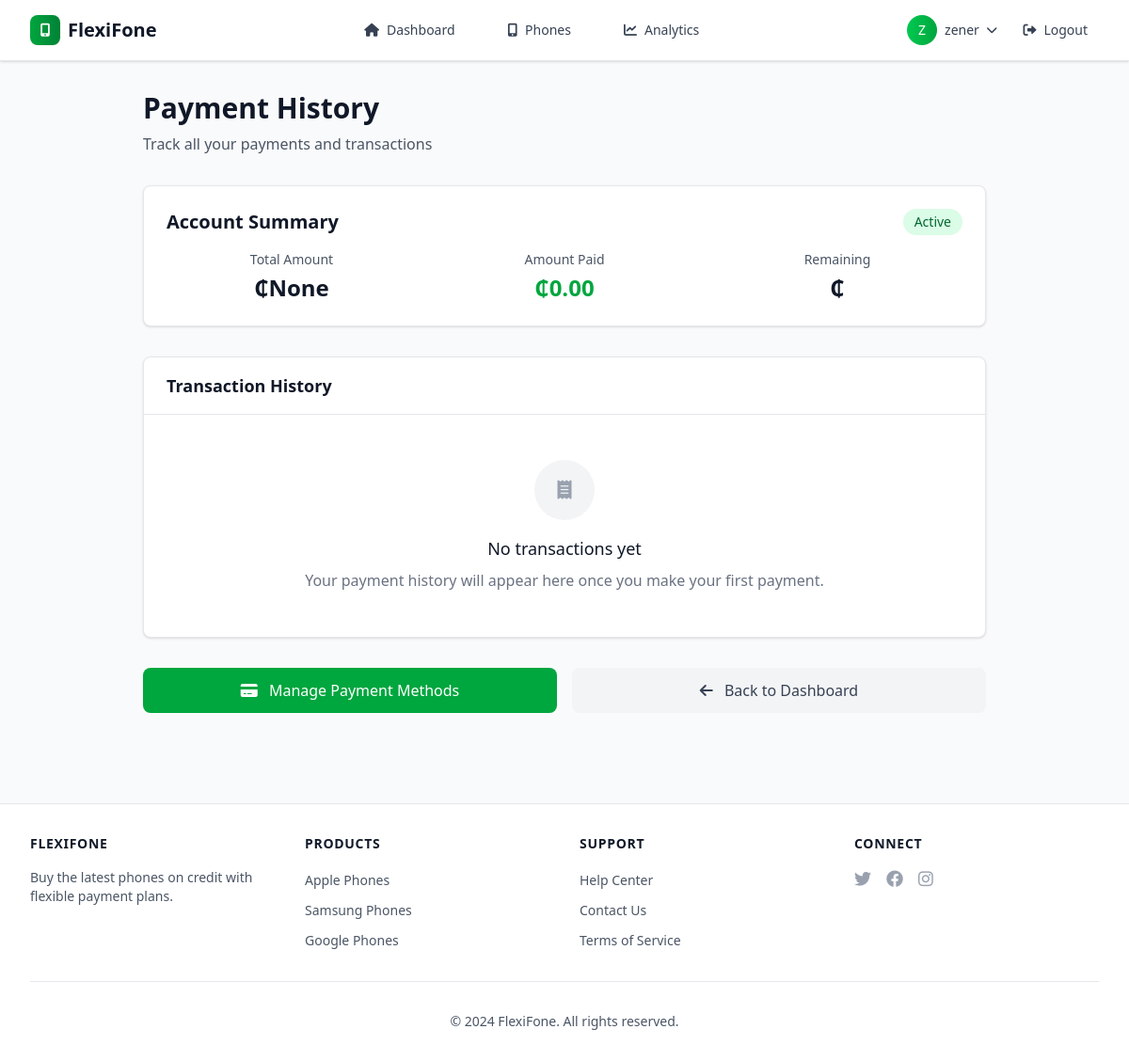
/accounts/payment-history/ (signed in), run on an earlier commit of the app's database.
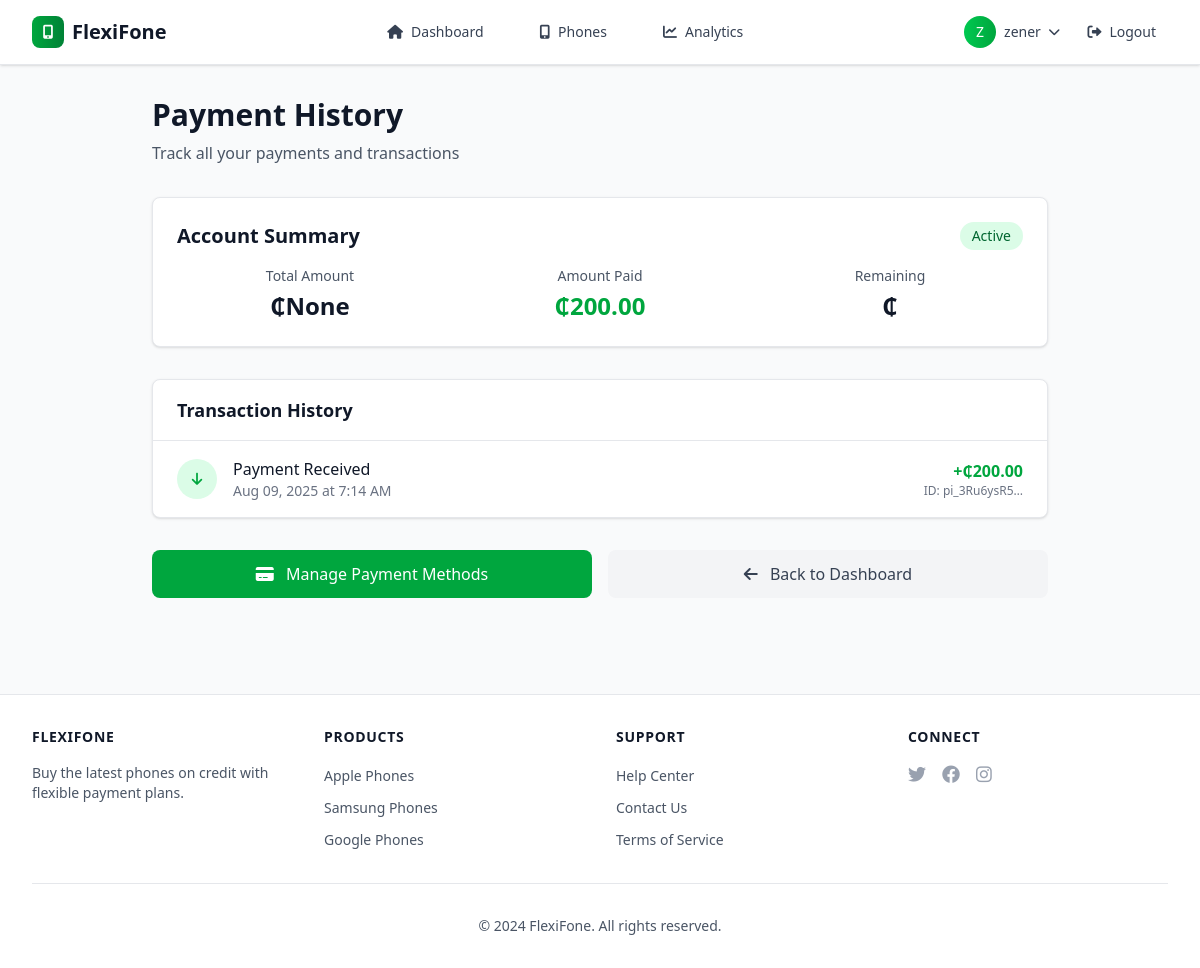
And on a later commit of the database.
### accounts/models.py (models this page shows, shortened)
class CreditAccount(models.Model):
    class AccountType(models.TextChoices):
        SAVINGS = 'SAVINGS', 'Save-to-Own'
        CREDIT = 'CREDIT', 'Buy Now, Pay Later'
    class Status(models.TextChoices):
        PENDING = 'PENDING', 'Pending Approval'
        ACTIVE = 'ACTIVE', 'Active'
        COMPLETED = 'COMPLETED', 'Completed'
        CLOSED = 'CLOSED', 'Closed'
        REPAYING = 'REPAYING', 'Repaying'
        OVERDUE = 'OVERDUE', 'Overdue'
        PAID_OFF = 'PAID_OFF', 'Paid Off'
        DECLINED = 'DECLINED', 'Declined'
    user = models.OneToOneField(
        User, on_delete=models.CASCADE, related_name='credit_account')
    product = models.ForeignKey(Product, on_delete=models.PROTECT)
    balance = models.DecimalField(
        max_digits=10, decimal_places=2, default=0.00)
    account_type = models.CharField(
        max_length=10, choices=AccountType.choices, default=AccountType.CREDIT)
    status = models.CharField(
        max_length=10, choices=Status.choices, default=Status.PENDING)
    loan_amount = models.DecimalField(
        max_digits=10, decimal_places=2, null=True, blank=True)
    installment_amount = models.DecimalField(
        max_digits=10, decimal_places=2, null=True, blank=True)
    installment_count = models.IntegerField(
        default=12, help_text="Number of installments")
    interest_rate = models.DecimalField(
        max_digits=5, decimal_places=2, default=0.00)
    next_payment_due_date = models.DateField(null=True, blank=True)
    last_payment_date = models.DateField(null=True, blank=True)
    accepted_terms = models.BooleanField(default=False)
    accepted_at = models.DateTimeField(null=True, blank=True)
    created_at = models.DateTimeField(auto_now_add=True)
    updated_at = models.DateTimeField(auto_now=True)

class Transaction(models.Model):
    class TransactionType(models.TextChoices):
        PAYMENT = 'PAYMENT', 'Payment'
        REFUND = 'REFUND', 'Refund'
        FEE = 'FEE', 'Fee'
        LATE_FEE = 'LATE_FEE', 'Late Fee'
    account = models.ForeignKey(
        CreditAccount, on_delete=models.CASCADE, related_name='transactions')
    amount = models.DecimalField(max_digits=10, decimal_places=2)
    transaction_type = models.CharField(
        max_length=10, choices=TransactionType.choices, default=TransactionType.PAYMENT)
    timestamp = models.DateTimeField(auto_now_add=True)
    transaction_id = models.CharField(
        max_length=100, unique=True)  # From payment gateway
    description = models.CharField(max_length=255, blank=True)
    stripe_payment_intent = models.CharField(
        max_length=255, blank=True, null=True)

### accounts/views.py (the view)
# urls.py: path('payment-history/', payment_history_view, name='payment_history'),
@login_required
def payment_history_view(request):
    try:
        credit_account = request.user.credit_account
        transactions = Transaction.objects.filter(
            account=credit_account).order_by('-timestamp')
    except CreditAccount.DoesNotExist:
        credit_account = None
        transactions = []
    context = {
        'credit_account': credit_account,
        'transactions': transactions,
    }
    return render(request, 'payment_history.html', context)

### templates/payment_history.html (shortened to what the changed rows need)
{% extends 'base.html' %}
{% block content %}
<div class="max-w-4xl mx-auto">
    <div class="mb-8">
        <h1 class="text-3xl font-bold text-gray-900 mb-2">Payment History</h1>
    </div>
    {% if credit_account %}
        <div class="bg-white rounded-lg shadow-sm border border-gray-200 p-6 mb-8">
            <div class="flex items-center justify-between mb-4">
                <h2 class="text-xl font-semibold text-gray-900">Account Summary</h2>
                <span class="px-3 py-1 text-sm font-medium rounded-full
                    {% if credit_account.status == 'ACTIVE' %}bg-green-100 text-green-800
                    {% elif credit_account.status == 'REPAYING' %}bg-blue-100 text-blue-800
                    {% elif credit_account.status == 'OVERDUE' %}bg-red-100 text-red-800
                    {% else %}bg-gray-100 text-gray-800{% endif %}">
                    {{ credit_account.get_status_display }}
                </span>
            </div>
            <div class="grid grid-cols-1 md:grid-cols-3 gap-6">
                <div class="text-center">
                    <p class="text-sm text-gray-600 mb-1">Total Amount</p>
                    <p class="text-2xl font-bold text-gray-900">₵{{ credit_account.loan_amount }}</p>
                </div>
                <div class="text-center">
                    <p class="text-sm text-gray-600 mb-1">Amount Paid</p>
                    <p class="text-2xl font-bold text-green-600">₵{{ credit_account.balance }}</p>
                </div>
                <div class="text-center">
                    <p class="text-sm text-gray-600 mb-1">Remaining</p>
                    <p class="text-2xl font-bold text-gray-900">₵{{ credit_account.loan_amount|add:"-"|add:credit_account.balance }}</p>
                </div>
            </div>
        </div>
        <div class="bg-white rounded-lg shadow-sm border border-gray-200">
            <div class="px-6 py-4 border-b border-gray-200">
                <h3 class="text-lg font-semibold text-gray-900">Transaction History</h3>
            </div>
            {% if transactions %}
                <div class="divide-y divide-gray-200">
                    {% for transaction in transactions %}
                        <div class="px-6 py-4 hover:bg-gray-50 transition-colors">
                            <div class="flex items-center justify-between">
                                <div class="flex items-center space-x-4">
                                    <div class="w-10 h-10 rounded-full flex items-center justify-center
                                        {% if transaction.transaction_type == 'PAYMENT' %}bg-green-100 text-green-600
                                        {% elif transaction.transaction_type == 'CHARGE' %}bg-red-100 text-red-600
                                        {% else %}bg-gray-100 text-gray-600{% endif %}">
                                        {% if transaction.transaction_type == 'PAYMENT' %}
                                            <i class="fas fa-arrow-down text-sm"></i>
                                        {% elif transaction.transaction_type == 'CHARGE' %}
                                            <i class="fas fa-arrow-up text-sm"></i>
                                        {% else %}
                                            <i class="fas fa-exchange-alt text-sm"></i>
                                        {% endif %}
                                    </div>
                                    <div>
                                        <p class="font-medium text-gray-900">
                                            {% if transaction.transaction_type == 'PAYMENT' %}
                                                Payment Received
                                            {% elif transaction.transaction_type == 'CHARGE' %}
                                                Payment Due
                                            {% else %}
                                                {{ transaction.description|default:"Transaction" }}
                                            {% endif %}
                                        </p>
                                        <p class="text-sm text-gray-500">{{ transaction.timestamp|date:"M d, Y" }} at {{ transaction.timestamp|date:"g:i A" }}</p>
                                    </div>
                                </div>
                                <div class="text-right">
                                    <p class="font-semibold text-gray-900
                                        {% if transaction.transaction_type == 'PAYMENT' %}text-green-600
                                        {% elif transaction.transaction_type == 'CHARGE' %}text-red-600
                                        {% endif %}">
                                        {% if transaction.transaction_type == 'PAYMENT' %}+{% endif %}₵{{ transaction.amount }}
                                    </p>
                                    {% if transaction.transaction_id %}
                                        <p class="text-xs text-gray-500">ID: {{ transaction.transaction_id|truncatechars:12 }}</p>
                                    {% endif %}
                                </div>
                            </div>
                        </div>
                    {% endfor %}
                </div>
            {% else %}
                <div class="px-6 py-12 text-center">
                    <div class="w-16 h-16 bg-gray-100 rounded-full flex items-center justify-center mx-auto mb-4">
                        <i class="fas fa-receipt text-gray-400 text-xl"></i>
                    </div>
                    <h3 class="text-lg font-medium text-gray-900 mb-2">No transactions yet</h3>
                    <p class="text-gray-500">Your payment history will appear here once you make your first payment.</p>
                </div>
            {% endif %}
        </div>
        <div class="mt-8 flex flex-col sm:flex-row gap-4">
            <a href="{% url 'accounts:manage_payments' %}"
               class="flex-1 bg-green-600 text-white px-6 py-3 rounded-lg font-medium hover:bg-green-700 transition-colors text-center">
                <i class="fas fa-credit-card mr-2"></i>
                Manage Payment Methods
            </a>
            <a href="{% url 'accounts:dashboard' %}"
               class="flex-1 bg-gray-100 text-gray-700 px-6 py-3 rounded-lg font-medium hover:bg-gray-200 transition-colors text-center">
                <i class="fas fa-arrow-left mr-2"></i>
                Back to Dashboard
            </a>
        </div>
    {% endif %}
</div>
{% endblock %}

What changed in the data, as far as the page shows it:
changed CreditAccount "None": balance "0.00" → "200.00"
added Transaction: transaction_type "PAYMENT" (drawn)
Also different on the page:
text no longer shown: "No transactions yet Your payment history will appear here once you make your first payment."
